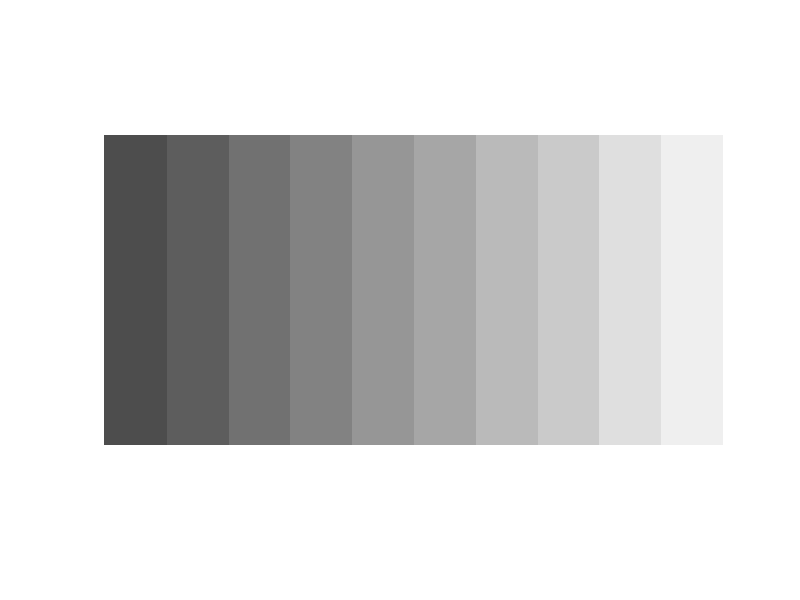

Write MATLAB code to recreate this figure.
mach1 = linspace(0,1,512);
mach2 = 0.3+ 0.07*floor(10*mach1);
yaxis  = ones(1,256);
mach3 = yaxis'*mach2;
imshow(mach3);

